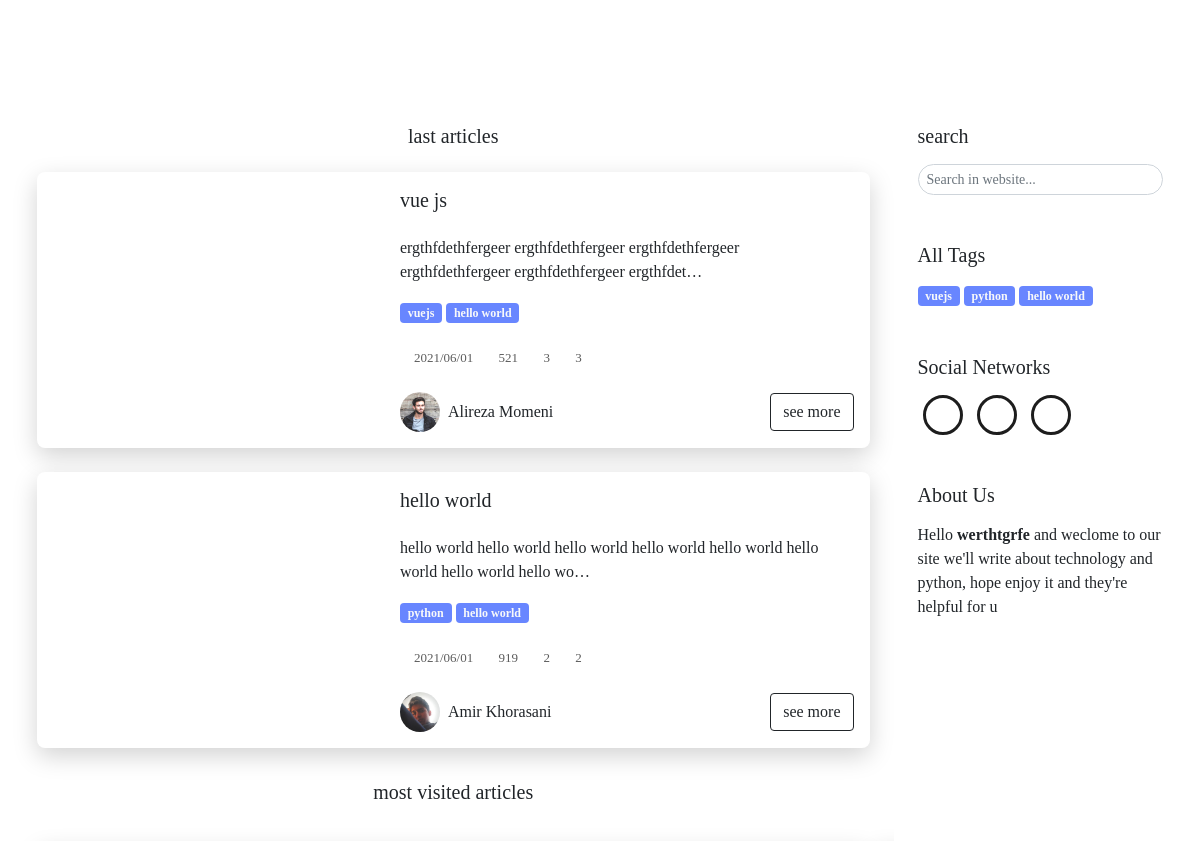
Before: / (middle part) with the older database file.
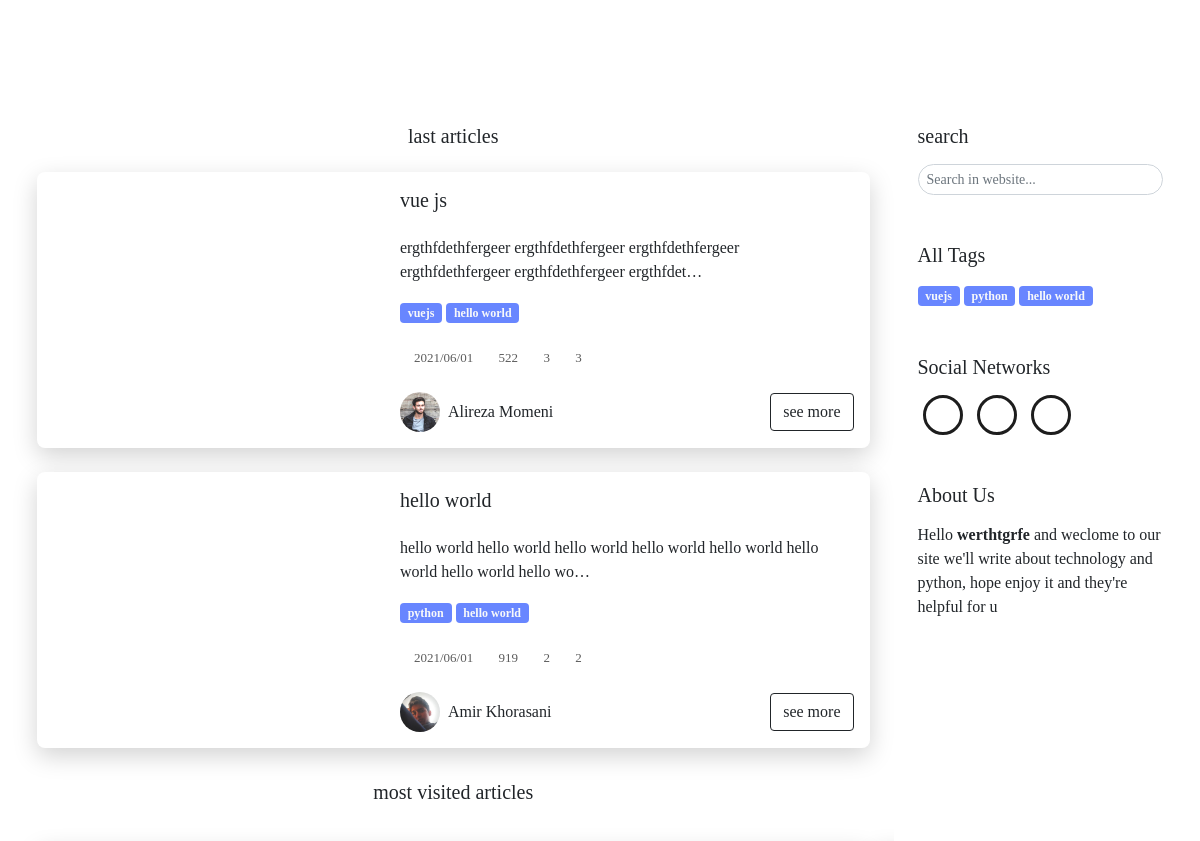
After: the same page with the newer database file.
### blog/models.py (models this page shows, shortened)
class Article(models.Model):
    title_en   = models.CharField(max_length=200) # english title
    title_fa   = models.CharField(max_length=200) # persian title
    desc_en    = models.TextField() # english description for article in home
    desc_fa    = models.TextField() # persian description for article in home
    body_en    = RichTextUploadingField() # english body
    body_fa    = RichTextUploadingField() # persian body
    slug       = models.SlugField(max_length=100,unique=True) # slug of the article
    short_slug = models.SlugField(editable=False) # auto created in auto_slug_article function
    views      = models.IntegerField(default=0) # number of views this article
    status     = models.BooleanField(default=True) # article status => true:publish , false:draft
    created    = models.DateTimeField(auto_now_add=True) # auto complete created time
    updated    = models.DateTimeField(auto_now=True) # auto compelete last update
    author     = models.ForeignKey(User,editable=False,null=True,on_delete=models.SET_NULL) # auto delete article on delete author
    category   = models.ManyToManyField(Category,blank=True,related_name='articles') # article categories
    thumbnail  = models.ImageField(upload_to='thumbnails') # article thumbnail in post card and main page
    readtime   = models.IntegerField(default=0) # suggested time for readnig the article
    class Meta:
        verbose_name_plural = 'Articles'
        ordering            = ['-created'] # for new to old sorting in admin panel
    objects = ArticleManager() # set managers for this class
    def simple_created(self):
        return self.created.strftime("%Y/%m/%d")
    simple_created.short_description = "created"

class Category(models.Model):
    name_en = CharField(max_length=100) # English name
    name_fa = CharField(max_length=100) # Persian name
    slug    = SlugField(editable=False) #auto created in auto_slug_category function
    created = DateTimeField(auto_now_add=True) # auto complete created time
    status  = BooleanField(default=True) # category status => true:publish , false:draft
    class Meta:
        verbose_name_plural = 'Categories'
        ordering            = ['-created'] # for new to old sorting in admin panel
    objects = CategoryManager() # set managers for this class
    def simple_created(self):
        return self.created.strftime("%Y/%m/%d %H:%M")
    simple_created.short_description = "created"

class Comment(models.Model):
    article  = models.ForeignKey(Article,on_delete=models.CASCADE,related_name='comments')
    name     = CharField(max_length=50)
    desc     = RichTextField()
    created  = models.DateTimeField(auto_now_add=True)
    reply_to = models.ForeignKey('self',null=True,blank=True,on_delete=models.CASCADE,related_name='replies')
    status   = models.BooleanField(default=True) # comment status => true:publish , false:draft
    avatar   = models.ForeignKey(Avatar,on_delete=models.SET_NULL,null=True)
    is_admin = models.BooleanField(default=False)
    class Meta:
        ordering = ('-created',)

class User(AbstractUser):
    thumbnail  = models.ImageField(upload_to='creators',default='creators/default.png')

### blog/views.py (the view)
# urls.py: path('',Home,name='home'),
def Home(request):
    categories_query   = Category.objects.active()    # get all active categories
    articles_query     = Article.objects.active()     # get all active articles
    articles_latest    = articles_query.order_by('-created')[:3]  # get 3 latest articles
    articles_mostvisit = articles_query.order_by('-views')[:3]    # get 3 most visited articles
    context = {
        'categories':categories_query,
        'latest_articles':articles_latest,
        'most_viewed_articles':articles_mostvisit,
        'site_setting':contents,
    }
    return render(request,'home.html',context)

### blog/models.py (called while the page is built)
	def active(self):
		return self.filter(status=True)

	def active(self):
		return self.filter(status=True)

### blog/templatetags/template_tags.py (called while the page is built)
@register.simple_tag
def author_full_name(author):
    if author.first_name:
        return f'{author.first_name.capitalize()} {author.last_name.capitalize()}'
    else:
        return author.username.capitalize()

### template/home.html (shortened to what this page needs)
{% load static %}
{% load template_tags %}
<!DOCTYPE html>
<html lang="en">
<head>
    <link rel="stylesheet" href="{% static 'blog/css/swiper.min.css' %}">
    <link rel="stylesheet" href="{% static 'blog/css/bootstrap.css' %}">
    <link rel="stylesheet" href="{% static 'blog/fontawesome-free-5.15.3-web/css/all.css' %}">
    <link rel="stylesheet" href="{% static 'blog/css/custom.css' %}">
    <link rel="stylesheet" href="{% static 'blog/css/responsiv.css' %}">
    <link rel="stylesheet" href="{% static 'blog/css/pages/index.css' %}">
</head>
<body data-src="/media/img/header.jpg">
    <header class="thumbnail">
    </header>
    <main class="py-5">
        <div class="container">
            <div class="row gx-md-5">
                <div class="col-md-8 col-lg-9">
                    <section>
                        <h5 class="text-center">
                            last articles
                        </h5>
                        {% for article in latest_articles %}
                        <div class="card rounded my-4 overflow-hidden">
                            <div class="row g-0">
                                <div class="col-lg-6 col-xl-5 p-3">
                                    <div class="img-card h-100 rounded" data-src="'{{ article.thumbnail.url }}'"></div>
                                </div>
                                <div class="col-lg-6 col-xl-7 p-3">
                                    <h5 class="pb-3">
                                        {{ article.title_en }}
                                    </h5>
                                    <p class="mb-3">
                                        {{ article.desc_en|safe|truncatechars:100 }}
                                    </p>
                                    {% for category in article.category.active %}
                                    <a href="{% url 'blog:tag' category.slug %}" class="badge bg-info text-light text-decoration-none">
                                            {{ category.name_en }}
                                        </a> {% endfor %}
                                    <div class="icons-card pt-2 mt-3">
                                        <div class="d-inline-flex w-auto align-items-center flex-wrap">
                                            <i class="fas fa-calendar"></i>
                                            <p class="m-0 ps-1 pe-2">{{ article.simple_created }}</p>
                                        </div>
                                        <div class="d-inline-flex w-auto align-items-center flex-wrap">
                                            <i class="fas fa-eye"></i>
                                            <p class="m-0 ps-1 pe-2">{{ article.views }}</p>
                                        </div>
                                        <div class="d-inline-flex w-auto align-items-center flex-wrap">
                                            <i class="fas fa-clock"></i>
                                            <p class="m-0 ps-1 pe-2">{{ article.readtime }}</p>
                                        </div>
                                        <div class="d-inline-flex w-auto align-items-center flex-wrap">
                                            <i class="fas fa-comment"></i>
                                            <p class="m-0 ps-1 pe-2">{{ article.comments.all|length }}</p>
                                        </div>
                                    </div>
                                    <div class="d-flex align-items-center justify-content-between flex-wrap">
                                        <a href="/{{ article.author.username }}" class="pe-3 text-decoration-none mt-4 text-dark d-inline-flex align-items-center">
                                            <img src="{{ article.author.thumbnail.url }}" class="author-image rounded-pill" alt="">
                                            <div class="px-2">
                                                <span>
                                                        {% author_full_name article.author %}
                                                    </span>
                                            </div>
                                        </a>
                                        <a href="{% url 'blog:article' article.slug %}" class="btn btn-outline-dark d-block ms-auto mt-4">
                                                see more
                                            </a>
                                    </div>
                                </div>
                            </div>
                        </div>
                        {% endfor %}
                    </section>
                    <section id="most_visited" class="position-relative mb-2">
                        <h5 class="text-center py-2">
                            most visited articles
                        </h5>
                        <div class="mySwiper">
                            <div class="swiper-wrapper">
                            </div>
                        </div>
                    </section>
                </div>
                {% include 'partials/col-4.html' %}
            </div>
        </div>
    </main>
</body>
</html>

### template/partials/col-4.html (shortened to what this page needs)
<div class="col-md-4 col-lg-3">
    <div class="sidebar mt-md-0 mt-4">
        <div class="py-4 pt-md-0">
            <h5 class=" pb-2">search</h5>
            <form class="position-relative d-inline-block" id="input_search" action="/search">
                <input name="q" type="text" placeholder="Search in website..." class="form-control pe-5 form-control-sm rounded-pill">
                <button type="submit" class="position-absolute border-0">
                                    <i class="fas fa-search py-2 px-0 text-dark"></i>
                                </button>
            </form>
        </div>
        <div class="py-4">
            <h5 class=" pb-2">All Tags</h5>
            <div>
                {% for category in categories %}
                <a href="{% url 'blog:tag' category.slug %}" class="badge bg-info text-light text-decoration-none">
                                        {{ category.name_en }}
                                </a> {% endfor %}
            </div>
        </div>
        <div class="py-4">
            <h5 class=" pb-2">Social Networks</h5>
            <div class="social-networks">
                <div>
                    <div href="#" class=" position-relative icon-social-networks" onclick="funcSocialNetworks(event)">
                        <i class="fab fa-telegram-plane"></i>
                    </div>
                </div>
                <div>
                    <div href="#" class=" position-relative icon-social-networks">
                        <i class="fab fa-instagram"></i>
                    </div>
                </div>
                <div>
                    <div href="#" class=" position-relative icon-social-networks">
                        <i class="fab fa-github"></i>
                    </div>
                </div>
            </div>
        </div>
        <div class="py-4">
            <h5 class="pb-2">About Us</h5>
            <p>
                {{ site_setting.about|safe }}
            </p>
        </div>
    </div>
</div>

### static/blog/css/custom.css (style rules this page uses)
* { font-family: FiraSans-E; word-wrap: break-word; }
.btn { font-family: FiraSans-M; }
body { width: 100%; background: no-repeat center; background-size: cover; background-attachment: fixed; }
main { background: rgba(255, 255, 255, 0.9); backdrop-filter: blur(15px) !important; -webkit-backdrop-filter: blur(15px) !important; -moz-backdrop-filter: blur(15px) !important; box-shadow: 0px 10px 11px 0px rgba(0, 0, 0, 0.075); }
h5 { font-family: FiraSans-MT; }
.card { box-shadow: 0 0.5rem 1.5rem rgba(0, 0, 0, 0.175); border: none; }
.card .icons-card { font-size: 13px; color: #5c5c5c; }
.card .author-image { width: 40px; height: 40px; }
.card .img-card { min-height: 100px; background-size: cover !important; }
.card a { vertical-align: text-top !important; display: inline-block; }
.social-networks { cursor: default !important; }
.social-networks div { display: inline-block; position: relative; z-index: 99; }
.social-networks div .icon-social-networks { cursor: pointer !important; margin: 0px 5px; width: 40px; height: 40px; font-size: 25PX; border-radius: 100%; color: #1d1d1d; border: 3px solid #1d1d1d; overflow: hidden; display: inline-flex; flex-wrap: wrap; align-items: center; justify-content: center; }
.social-networks div .icon-social-networks i { position: relative; z-index: 9; }
.sidebar { position: -webkit-sticky; position: sticky !important; top: 100px !important; }
#input_search { width: 100%; max-width: 20rem; }
#input_search button { background: rgba(0, 0, 0, 0); top: -2px; right: 7px; }

### static/blog/css/pages/index.css (style rules this page uses)
header { width: 100%; height: 100vh; display: inline-flex; flex-wrap: wrap; align-items: center; justify-content: center; }
.col-md-8, .col-lg-9 { overflow: hidden; }

Changed rows visible on the page:
changed Article "vue js": views "521" → "522"
